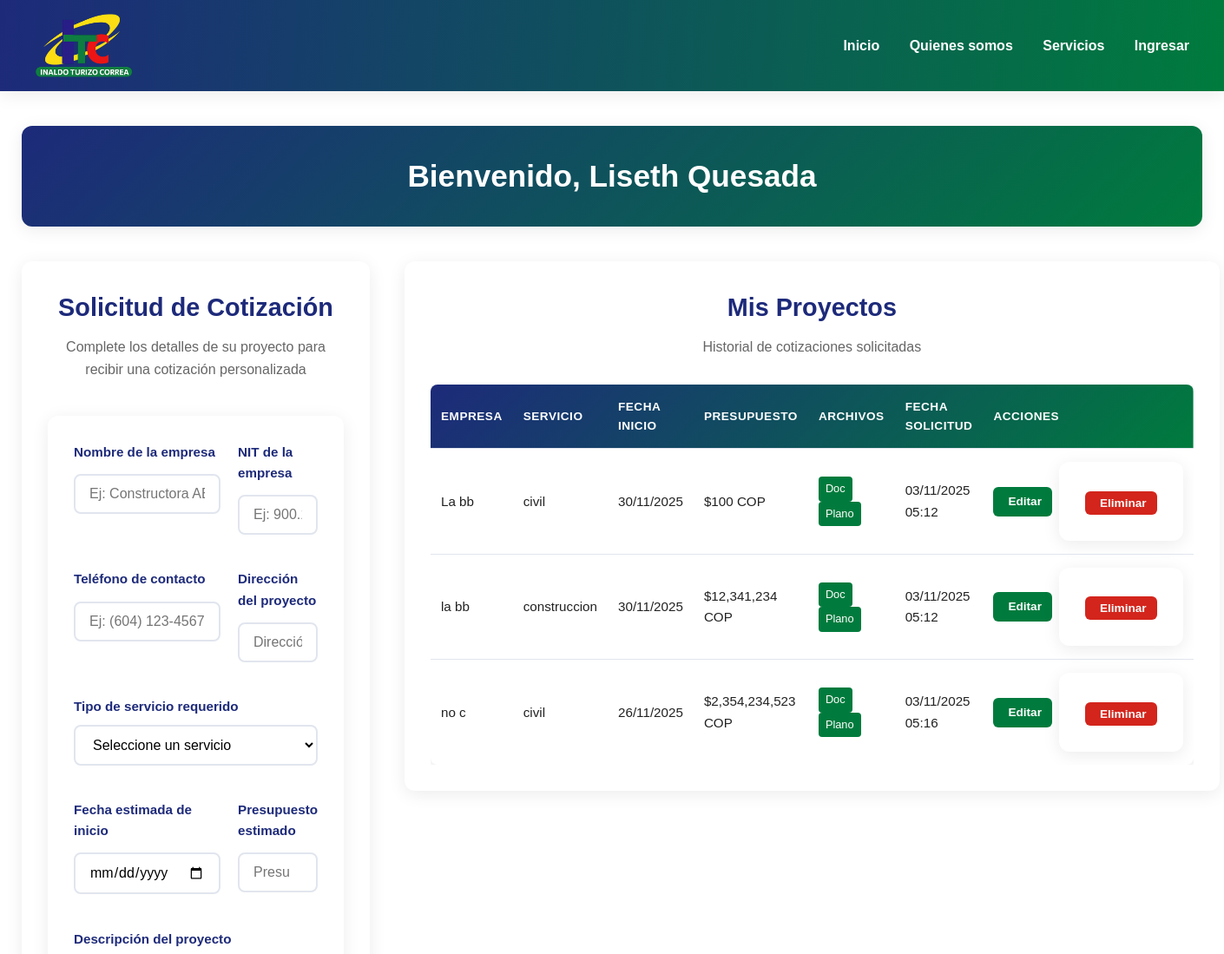
/user (signed in, upper part), run on an earlier commit of the app's database.
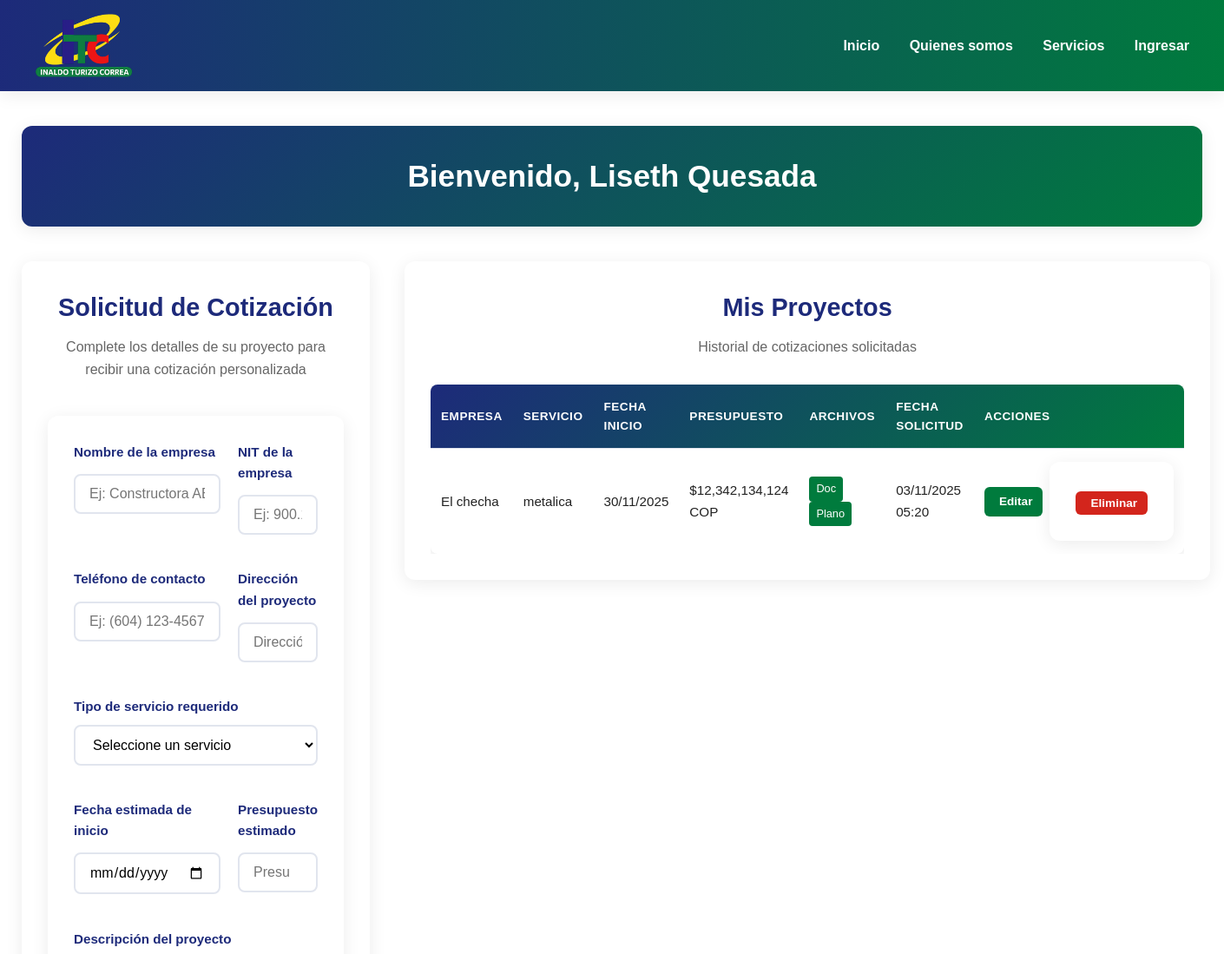
And on a later commit of the database.
### app.py (models this page shows)
class User(UserMixin, db.Model):
    id = db.Column(db.Integer, primary_key=True)
    nombre = db.Column(db.String(100), nullable=False)
    email = db.Column(db.String(100), unique=True, nullable=False)
    password = db.Column(db.String(200), nullable=False)
    rol = db.Column(db.String(20), nullable=False, default='usuario')
    proyectos = db.relationship('Proyecto', backref='usuario', lazy=True)

class Proyecto(db.Model):
    id = db.Column(db.Integer, primary_key=True)
    nombre_empresa = db.Column(db.String(100), nullable=False)
    nit_empresa = db.Column(db.String(20), nullable=False)
    telefono = db.Column(db.String(20), nullable=False)
    direccion = db.Column(db.String(200), nullable=False)
    servicio = db.Column(db.String(50), nullable=False)
    fecha = db.Column(db.Date, nullable=False)
    presupuesto = db.Column(db.Float, nullable=False)
    descripcion = db.Column(db.Text, nullable=False)
    archivo_tecnico = db.Column(db.String(200))  # Ruta del archivo subido
    plano = db.Column(db.String(200))  # Ruta del plano subido
    user_id = db.Column(db.Integer, db.ForeignKey('user.id'), nullable=False)
    fecha_creacion = db.Column(db.DateTime, default=db.func.current_timestamp())

### app.py (the view)
@app.route('/user')
@login_required
def user_dashboard():
    if current_user.rol == 'admin':
        return redirect(url_for('admin_dashboard'))
    proyectos = Proyecto.query.filter_by(user_id=current_user.id).all()
    return render_template('user_dashboard.html', proyectos=proyectos)

### app.py (called while the page is built)
@login_manager.user_loader
def load_user(user_id):
    return User.query.get(int(user_id))

### templates/user_dashboard.html (shortened to what this page needs)
{% extends "base.html" %}
{% block content %}
<div class="dashboard-container">
    <section class="dashboard-header">
        <div class="welcome-card">
            <h1>Bienvenido, {{ current_user.nombre }}</h1>
        </div>
    </section>
<div class="dashboard-grid">
    <section class="cotizacion-panel">
        <div class="form-card">
            {% if proyecto_editar %}
            <h2>Editar Proyecto</h2>
            <p class="form-subtitle">Modifica los detalles de tu proyecto</p>
            {% else %}
            <h2>Solicitud de Cotización</h2>
            <p class="form-subtitle">Complete los detalles de su proyecto para recibir una cotización personalizada</p>
            {% endif %}
            <form action="{% if proyecto_editar %}{{ url_for('editar_proyecto', proyecto_id=proyecto_editar.id) }}{% else %}{{ url_for('cotizacion') }}{% endif %}" method="POST" enctype="multipart/form-data" class="cotizacion-form">
                <div class="form-grid">
                    <div class="form-group">
                        <label>Nombre de la empresa</label>
                        <input type="text" name="nombre_empresa" value="{% if proyecto_editar %}{{ proyecto_editar.nombre_empresa }}{% endif %}" required placeholder="Ej: Constructora ABC S.A.S">
                    </div>
                    <div class="form-group">
                        <label>NIT de la empresa</label>
                        <input type="text" name="nit_empresa" value="{% if proyecto_editar %}{{ proyecto_editar.nit_empresa }}{% endif %}" required placeholder="Ej: 900.123.456-7">
                    </div>
                    <div class="form-group">
                        <label>Teléfono de contacto</label>
                        <input type="tel" name="telefono" value="{% if proyecto_editar %}{{ proyecto_editar.telefono }}{% endif %}" required placeholder="Ej: (604) 123-4567">
                    </div>
                    <div class="form-group">
                        <label>Dirección del proyecto</label>
                        <input type="text" name="direccion" value="{% if proyecto_editar %}{{ proyecto_editar.direccion }}{% endif %}" required placeholder="Dirección completa del proyecto">
                    </div>
                    <div class="form-group full-width">
                        <label>Tipo de servicio requerido</label>
                        <select name="servicio" required>
                            <option value="">Seleccione un servicio</option>
                        </select>
                    </div>
                    <div class="form-group">
                        <label>Fecha estimada de inicio</label>
                        <input type="date" name="fecha" value="{% if proyecto_editar %}{{ proyecto_editar.fecha.strftime('%Y-%m-%d') }}{% endif %}" required>
                    </div>
                    <div class="form-group">
                        <label>Presupuesto estimado</label>
                        <input type="number" name="presupuesto" value="{% if proyecto_editar %}{{ proyecto_editar.presupuesto }}{% endif %}" placeholder="Presupuesto en COP" required>
                    </div>
                    <div class="form-group full-width">
                        <label>Descripción del proyecto</label>
                    </div>
                </div>
            </form>
        </div>
    </section>
    <section class="proyectos-panel">
        <div class="proyectos-card">
            <h2>Mis Proyectos</h2>
            <p class="form-subtitle">Historial de cotizaciones solicitadas</p>
            {% if proyectos %}
                <div class="proyectos-table-container">
                    <table class="proyectos-table">
                        <thead>
                            <tr>
                                <th>Empresa</th>
                                <th>Servicio</th>
                                <th>Fecha Inicio</th>
                                <th>Presupuesto</th>
                                <th>Archivos</th>
                                <th>Fecha Solicitud</th>
                                <th>Acciones</th>
                            </tr>
                        </thead>
                        <tbody>
                            {% for proyecto in proyectos %}
                            <tr>
                                <td>{{ proyecto.nombre_empresa }}</td>
                                <td>{{ proyecto.servicio }}</td>
                                <td>{{ proyecto.fecha.strftime('%d/%m/%Y') }}</td>
                                <td>${{ "{:,.0f}".format(proyecto.presupuesto) }} COP</td>
                                <td>
                                    {% if proyecto.archivo_tecnico %}
                                        <a href="{{ url_for('static', filename='uploads/' + proyecto.archivo_tecnico) }}" target="_blank" class="file-link">Doc</a>
                                    {% endif %}
                                    {% if proyecto.plano %}
                                        <a href="{{ url_for('static', filename='uploads/' + proyecto.plano) }}" target="_blank" class="file-link">Plano</a>
                                    {% endif %}
                                </td>
                                <td>{{ proyecto.fecha_creacion.strftime('%d/%m/%Y %H:%M') }}</td>
                                <td>
                                    <div class="action-buttons">
                                        <a href="{{ url_for('editar_proyecto', proyecto_id=proyecto.id) }}" class="btn-action btn-edit" title="Editar">
                                             Editar
                                        </a>
                                        <form method="POST" action="{{ url_for('eliminar_proyecto', proyecto_id=proyecto.id) }}" class="delete-form" onsubmit="return confirm('¿Estás seguro de que deseas eliminar este proyecto?');">
                                            <button type="submit" class="btn-action btn-delete" title="Eliminar">
                                                 Eliminar
                                            </button>
                                        </form>
                                    </div>
                                </td>
                            </tr>
                            {% endfor %}
                        </tbody>
                    </table>
                </div>
            {% else %}
                <p>No has solicitado cotizaciones aún.</p>
            {% endif %}
        </div>
    </section>
</div>
</div>
{% endblock %}

### templates/base.html (shortened to what this page needs)
<!DOCTYPE html>
<html lang="es">
<head>
    <link rel="stylesheet" href="{{ url_for('static', filename='css/style.css') }}">
</head>
<body>
    <header class="navbar">
        <img src="{{ url_for('static', filename='img/LogoITC.png') }}" alt="INALDO TURIZO CORREA">
        <nav class="menu">
            <a href="{{ url_for('index') }}">Inicio</a>
            <a href="{{ url_for('quienes_somos') }}">Quienes somos</a>
            <a href="{{ url_for('servicios') }}">Servicios</a>
            <a href="{{ url_for('login') }}">Ingresar</a>
        </nav>
    </header>
    {% block content %}{% endblock %}
</body>
</html>

### static/css/style.css (style rules this page uses)
:root { --color-azul: #1d2a7a; --color-verde: #007b3d; --color-rojo: #d3251c; --color-amarillo: #f9c623; --color-fondo: #ffffff; --color-blanco: #ffffff; --color-texto: #222; --sombra: 0 4px 20px rgba(0, 0, 0, 0.08); --radio: 12px; --transicion: all 0.3s ease; --fuente: "Poppins", sans-serif; --ancho-maximo: 1200px; }
* { box-sizing: border-box; margin: 0; padding: 0; font-family: var(--fuente); }
html, body { height: 100%; }
body { background-color: var(--color-fondo); color: var(--color-texto); line-height: 1.6; text-align: center; display: flex; flex-direction: column; min-height: 100vh; }
.navbar { background: linear-gradient(95deg, var(--color-azul), var(--color-verde)); color: var(--color-blanco); display: flex; align-items: center; justify-content: space-between; padding: 15px 40px; box-shadow: var(--sombra); position: sticky; top: 0; z-index: 1000; }
.navbar img { height: 75px; }
.menu a { color: var(--color-blanco); text-decoration: none; margin-left: 30px; font-weight: 600; transition: var(--transicion); }
.form-group { margin-bottom: 1.2rem; }
form { background: #ffffff; padding: 30px; border-radius: var(--radio); box-shadow: var(--sombra); max-width: 350px; margin: 40px auto; text-align: left; }
form label { font-weight: 600; color: var(--color-azul); }
form input, form textarea { width: 100%; padding: 10px; border: 1px solid #ccc; border-radius: var(--radio); transition: var(--transicion); font-size: 15px; }
.dashboard-container { max-width: 1400px; margin: 40px auto; padding: 0 20px; }
.dashboard-header { text-align: center; margin-bottom: 40px; }
.welcome-card { background: linear-gradient(135deg, var(--color-azul), var(--color-verde)); color: white; padding: 30px; border-radius: var(--radio); box-shadow: var(--sombra); }
.welcome-card h1 { margin: 0; font-size: 2.2rem; font-weight: 700; }
.dashboard-grid { display: grid; grid-template-columns: 1fr 1fr; gap: 40px; align-items: start; }
.cotizacion-panel { background: white; border-radius: var(--radio); box-shadow: var(--sombra); padding: 30px; }
.form-card h2 { color: var(--color-azul); margin-bottom: 10px; font-size: 1.8rem; }
.form-subtitle { color: #666; margin-bottom: 30px; font-size: 1rem; }
.cotizacion-form { max-width: none; }
.form-grid { display: grid; grid-template-columns: 1fr 1fr; gap: 20px; }
.form-group { display: flex; flex-direction: column; }
.form-group label { font-weight: 600; color: var(--color-azul); margin-bottom: 8px; font-size: 0.95rem; }
.form-group input, .form-group select, .form-group textarea { padding: 12px 16px; border: 2px solid #e1e5ee; border-radius: 8px; font-size: 1rem; transition: all 0.3s ease; background: white; font-family: var(--fuente); }
.form-group.full-width { grid-column: 1 / -1; }
.proyectos-panel { background: white; border-radius: var(--radio); box-shadow: var(--sombra); padding: 30px; }
.proyectos-card h2 { color: var(--color-azul); margin-bottom: 10px; font-size: 1.8rem; }
.proyectos-table-container { overflow-x: auto; margin-top: 20px; }
.proyectos-table { width: 100%; border-collapse: collapse; background: white; border-radius: 8px; overflow: hidden; box-shadow: 0 2px 10px rgba(0, 0, 0, 0.1); }
.proyectos-table thead { background: linear-gradient(135deg, var(--color-azul), var(--color-verde)); color: white; }
.proyectos-table th, .proyectos-table td { padding: 15px 12px; text-align: left; border-bottom: 1px solid #e1e5ee; font-size: 0.95rem; }
.proyectos-table th { font-weight: 600; text-transform: uppercase; font-size: 0.85rem; letter-spacing: 0.5px; }
.proyectos-table tbody tr:last-child td { border-bottom: none; }
.file-link { display: inline-block; margin-right: 10px; padding: 4px 8px; background: var(--color-verde); color: white; text-decoration: none; border-radius: 4px; font-size: 0.8rem; font-weight: 500; transition: all 0.2s ease; }
.action-buttons { display: flex; gap: 8px; align-items: center; }
.btn-action { padding: 6px 12px; border: none; border-radius: 6px; font-size: 0.85rem; font-weight: 600; cursor: pointer; text-decoration: none; display: inline-flex; align-items: center; gap: 5px; transition: all 0.2s ease; }
.btn-edit { background: var(--color-verde); color: white; }
.btn-delete { background: var(--color-rojo); color: white; }
.delete-form { display: inline; margin: 0; }
h2 { text-align: center; color: #1d2a7a; font-size: 1.8rem; margin-bottom: 30px; }
input { width: 100%; padding: 10px; border-radius: 8px; border: 1px solid #ccc; transition: 0.3s; margin-top: 5px; }

What changed in the data, as far as the page shows it:
removed Proyecto: nombre_empresa "la bb", servicio "construccion", fecha "30/11/2025", presupuesto "12,341,234", fecha_creacion "03/11/2025 05:12"
removed Proyecto: nombre_empresa "no c", servicio "civil", fecha "26/11/2025", presupuesto "2,354,234,523", fecha_creacion "03/11/2025 05:16"
changed Proyecto: nombre_empresa "La bb" → "El checha"; servicio "civil" → "metalica"; presupuesto "100" → "12,342,134,124"; fecha_creacion "03/11/2025 05:12" → "03/11/2025 05:20"
